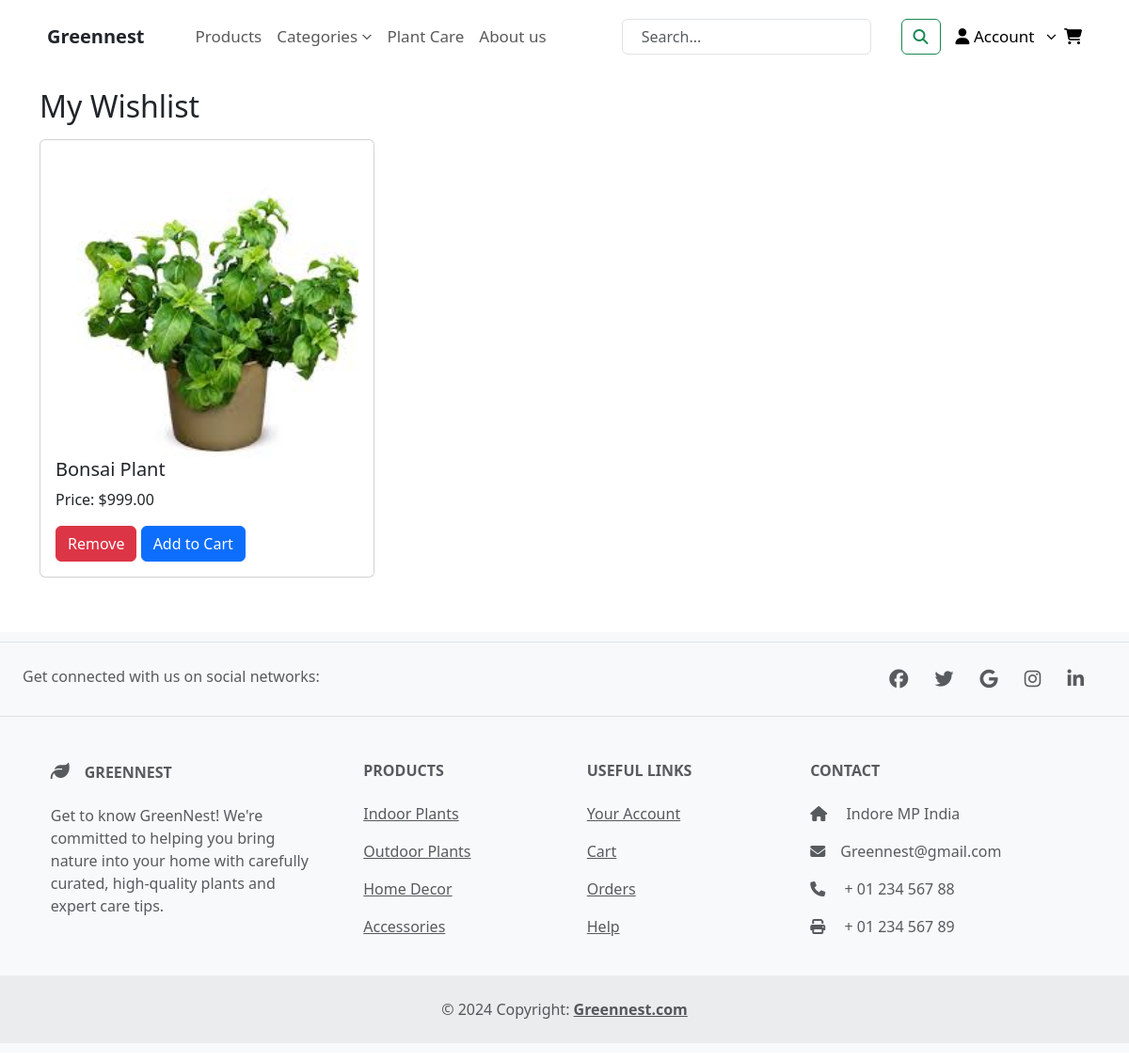
Screenshot of /wishlist/ (signed in) with the database file from the repository.
### myapp/models.py (models this page shows, shortened)
class Wishlist(models.Model):
    user = models.ForeignKey(User, on_delete=models.CASCADE)
    product = models.ForeignKey('Product', on_delete=models.CASCADE)
    added_at = models.DateTimeField(auto_now_add=True)  # Add this field with default value
    class Meta:
        unique_together = ('user', 'product')  # Prevent duplicate wishlist items

class Product(models.Model):
    name = models.CharField(max_length=255)
    category = models.ForeignKey(Category, on_delete=models.SET_NULL, null=True, blank=True)
    price = models.DecimalField(max_digits=10, decimal_places=2)
    stock = models.PositiveIntegerField(default=0)
    image = models.ImageField(upload_to='product_images/', null=True, blank=True)

### myapp/views.py (the view)
# urls.py: path('wishlist/',views.wishlist, name='wishlist'),
@login_required
def wishlist(request):
    wishlist_items = Wishlist.objects.filter(user=request.user)
    return render(request, 'wishlist.html', {'wishlist_items': wishlist_items})

### myapp/templates/wishlist.html
{% extends "base.html" %}
{% block content %}
<div class="container">
    <h2 class="my-3">My Wishlist</h2>
    {% if wishlist_items %}
        <div class="row">
            {% for item in wishlist_items %}
                <div class="col-md-4">
                    <div class="card">
                        <div class="card-body">
                            <img class="card-img-top" src="{{ item.product.image.url }}" alt="{{ product.name }}">
                            <h5 class="card-title">{{ item.product.name }}</h5>
                            <p class="card-text">Price: ${{ item.product.price }}</p>
                            <a href="{% url 'remove_from_wishlist' item.product.id %}" class="btn btn-danger">Remove</a>
                            <a href="{% url 'add_to_cart' item.product.id %}" class="btn btn-primary">Add to Cart</a>
                        </div>
                    </div>
                </div>
            {% endfor %}
        </div>
    {% else %}
        <p>No items in wishlist.</p>
    {% endif %}
</div>
{% endblock %}

### myapp/static/style.css (style rules this page uses)
body { font-size: 15px; font-family: 'Poppins', sans-serif; background-color: white; overflow-x: hidden; margin: 0px; padding: 0px; }
html { background-color: white; }
body { font-family: Arial, sans-serif; min-height: 100vh; display: flex; flex-direction: column; background-color: white; }
:root { --red: hsl(0, 78%, 62%); --cyan: hsl(180, 62%, 55%); --orange: hsl(34, 97%, 64%); --blue: hsl(212, 86%, 64%); --varyDarkBlue: hsl(234, 12%, 34%); --grayishBlue: hsl(229, 6%, 66%); --veryLightGray: hsl(0, 0%, 98%); --weight1: 200; --weight2: 400; --weight3: 600; }
img { float: right; }
h2 { color: var(--varyDarkBlue); font-weight: var(--weight3); }
body { background-color: white; }

### rows the page displays
Wishlist: product.image (picture), product.name "Bonsai Plant", product.price "999.00"
